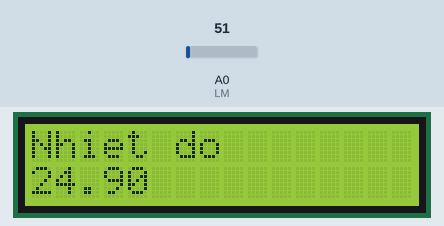
A sketch run on a simulated Arduino Uno, built with avr-gcc and run on an emulated ATmega328P. Parts: 16×2 character LCD. The inputs (shaded band) are chosen by the test bench; at power-on: A0 (LM) = 51.

Above: at 1.2 s.
1.3 s: A0 (LM) set to 61
At 2.4 s:
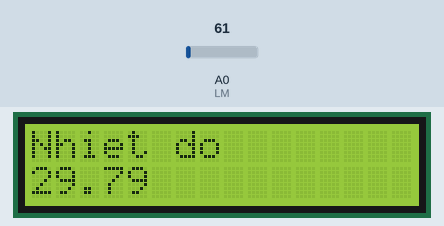
2.8 s: A0 (LM) set to 71
At 4.0 s:
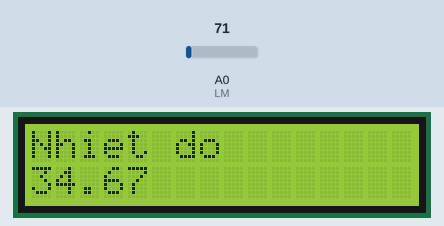
4.3 s: A0 (LM) set to 86
At 4.6 s:
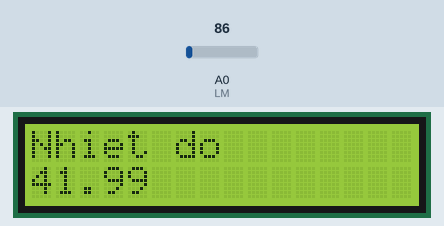
Timing chart, 0 to 7.3 s (numbered marks = the images above; inputs shaded):
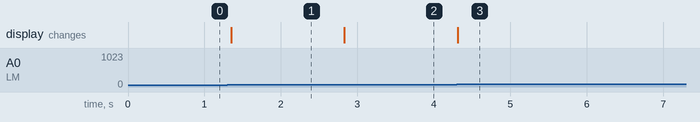

Measured:
- after the input at 1.3 s, the display: changes after 0.05 s (image 1)
- after the input at 2.8 s, the display: changes at once (image 2)
- after the input at 4.3 s, the display: changes at once (image 3)

The sketch:

LCD_I2C.ino
```cpp
#include <Wire.h>
#include <hd44780.h>
#include <hd44780ioClass/hd44780_I2Cexp.h>
int LM = A0;// chân analog kết nối cảm biến LM35
hd44780_I2Cexp lcd;

String a = "Nhiet do";
void setup()
{
 Serial.begin(9600);
 lcd.begin(16,2);
 lcd.print(a);
}
void loop()
{
  int reading = analogRead(LM);// đọc giá trị từ cảm biến
  float voltage = reading*5.0/1024.0;// tính ra giá trị hiệu điện thế
  float temp = voltage*100.0;// tính ra giá trị độ C
  // cứ mỗi 10mV = 1 độ C
  lcd.setCursor(0,1);
  lcd.print(temp);
  delay(100);
}
```
